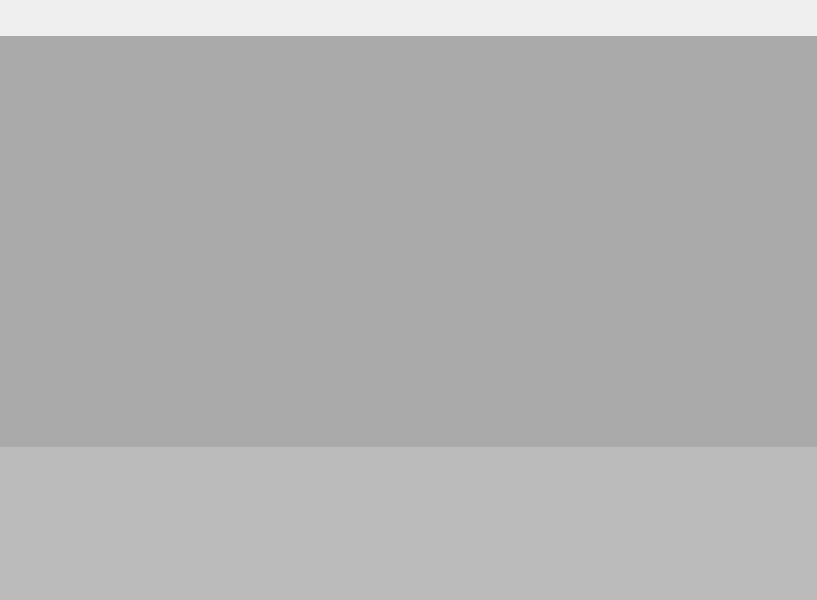
<?xml version="1.0" encoding="UTF-8"?>
<ui version="4.0">
 <class>MainWindow</class>
 <widget class="QMainWindow" name="MainWindow">
  <property name="geometry">
   <rect>
    <x>0</x>
    <y>0</y>
    <width>817</width>
    <height>600</height>
   </rect>
  </property>
  <property name="mouseTracking">
   <bool>true</bool>
  </property>
  <property name="windowTitle">
   <string>MainWindow</string>
  </property>
  <property name="styleSheet">
   <string notr="true">

QWidget#widget_2 {
    background-color:#AAAAAA;
}

QWidget#widget_3 {
    background-color:#BBBBBB;
}</string>
  </property>
  <widget class="QWidget" name="centralwidget">
   <property name="mouseTracking">
    <bool>true</bool>
   </property>
   <layout class="QVBoxLayout" name="verticalLayout">
    <property name="spacing">
     <number>0</number>
    </property>
    <property name="leftMargin">
     <number>0</number>
    </property>
    <property name="topMargin">
     <number>0</number>
    </property>
    <property name="rightMargin">
     <number>0</number>
    </property>
    <property name="bottomMargin">
     <number>0</number>
    </property>
    <item>
     <widget class="FrameWidget" name="frameWidget" native="true">
      <property name="minimumSize">
       <size>
        <width>0</width>
        <height>36</height>
       </size>
      </property>
      <property name="maximumSize">
       <size>
        <width>16777215</width>
        <height>36</height>
       </size>
      </property>
      <property name="mouseTracking">
       <bool>true</bool>
      </property>
      <property name="autoFillBackground">
       <bool>false</bool>
      </property>
     </widget>
    </item>
    <item>
     <widget class="QWidget" name="widget_2" native="true">
      <property name="mouseTracking">
       <bool>true</bool>
      </property>
     </widget>
    </item>
    <item>
     <widget class="QWidget" name="widget_3" native="true">
      <property name="minimumSize">
       <size>
        <width>0</width>
        <height>153</height>
       </size>
      </property>
      <property name="maximumSize">
       <size>
        <width>16777215</width>
        <height>153</height>
       </size>
      </property>
      <property name="mouseTracking">
       <bool>true</bool>
      </property>
     </widget>
    </item>
   </layout>
  </widget>
 </widget>
 <customwidgets>
  <customwidget>
   <class>FrameWidget</class>
   <extends>QWidget</extends>
   <header location="global">FrameWidget.h</header>
   <container>1</container>
  </customwidget>
 </customwidgets>
 <resources/>
 <connections/>
</ui>
